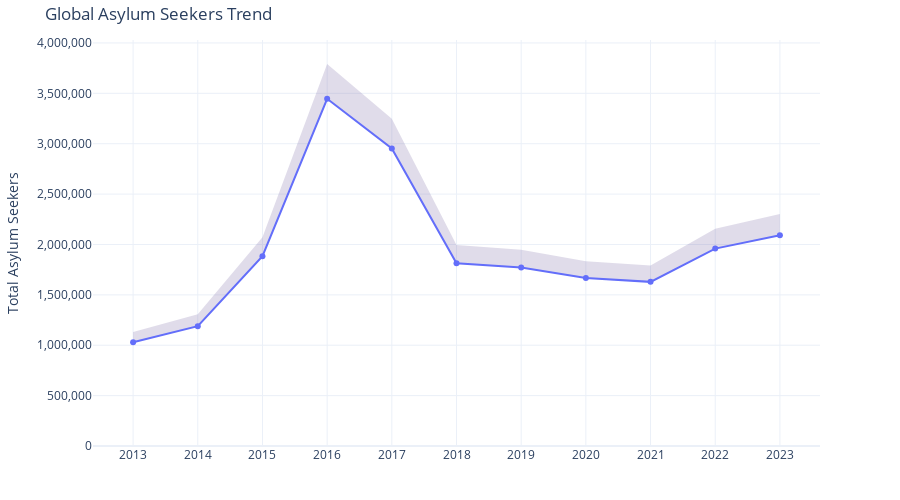

Source (notebook cell):
### Code cell
def plot_global_trend(data):
    """
    Shows worldwide asylum seekers trend over time.
    """
    # Aggregate global totals
    global_data = data.groupby('year', as_index=False).agg(
        total=('total_asylum_seekers', 'sum')
    )

    # Create interactive time series
    fig = px.line(
        global_data,
        x='year',
        y='total',
        markers=True,
        title='Global Asylum Seekers Trend',
        labels={'total': 'Number of Asylum Seekers', 'year': ''},
        template='plotly_white'
    )

    # Add confidence band using quartiles
    fig.add_trace(go.Scatter(
        x=global_data['year'],
        y=global_data['total'] * 1.1,
        fill='tonexty',
        fillcolor='rgba(100, 80, 150, 0.2)',
        line=dict(color='rgba(255,255,255,0)'),
        showlegend=False,
        hoverinfo='skip'
    ))

    # Customize layout
    fig.update_layout(
        hovermode='x unified',
        xaxis=dict(tickmode='linear'),
        yaxis=dict(
            rangemode='tozero',
            tickformat=',',
            title='Total Asylum Seekers'
        ),
        margin=dict(t=40, b=40),
        height=500
    )

    fig.write_image('img/global_asylum_trend.png', scale=2)
    fig.show()

plot_global_trend(asylum_eurostat_cleaned)

### Figure 1 — Plotly figure (JSON) as saved in the notebook; plotly's stock layout.template omitted (floating-point values rounded to 4 significant figures)
{"data": [{"hovertemplate": "=%{x}<br>Number of Asylum Seekers=%{y}<extra></extra>", "legendgroup": "", "line": {"color": "#636efa", "dash": "solid"}, "marker": {"symbol": "circle"}, "mode": "lines+markers", "name": "", "orientation": "v", "showlegend": false, "type": "scatter", "x": [2013, 2014, 2015, 2016, 2017, 2018, 2019, 2020, 2021, 2022, 2023], "xaxis": "x", "y": [1029280, 1189275, 1884370, 3446085, 2953005, 1814255, 1770700, 1666940, 1628890, 1959025, 2092290], "yaxis": "y"}, {"fill": "tonexty", "fillcolor": "rgba(100, 80, 150, 0.2)", "hoverinfo": "skip", "line": {"color": "rgba(255,255,255,0)"}, "showlegend": false, "type": "scatter", "x": [2013, 2014, 2015, 2016, 2017, 2018, 2019, 2020, 2021, 2022, 2023], "y": [1132208, 1308000.0, 2073000.0, 3791000.0, 3248000.0, 1996000.0, 1948000.0, 1834000.0, 1792000.0, 2155000.0, 2301519]}], "layout": {"height": 500, "hovermode": "x unified", "legend": {"tracegroupgap": 0}, "margin": {"b": 40, "t": 40}, "title": {"text": "Global Asylum Seekers Trend"}, "xaxis": {"anchor": "y", "domain": [0, 1], "tickmode": "linear", "title": {"text": ""}}, "yaxis": {"anchor": "x", "domain": [0, 1], "rangemode": "tozero", "tickformat": ",", "title": {"text": "Total Asylum Seekers"}}}}
